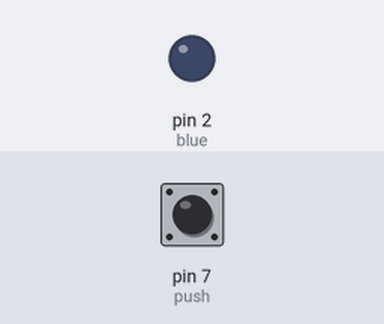
Simulated run of this sketch. Board: Arduino Uno, built with avr-gcc and run on an emulated ATmega328P. Parts: output pins drawn as LEDs (lit = HIGH). The inputs (shaded band) are chosen by the test bench; at power-on: pin 7 (push) LOW.

Above: at 1.2 s.
1.3 s: pin 7 (push) pulled HIGH for 1 s
At 2.1 s:
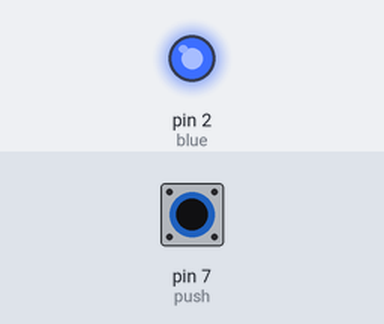
4.0 s: pin 7 (push) pulled HIGH for 3.2 s
At 8.2 s:
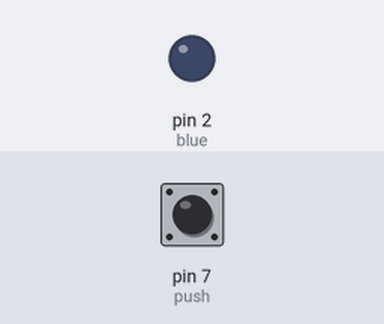
Timing chart, 0 to 9.7 s (numbered marks = the images above; inputs shaded):
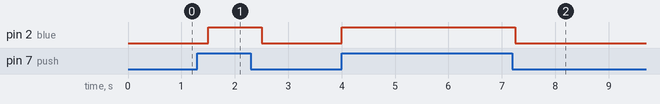

Measured:
- after the input at 1.3 s, pin 2 (blue): LOW → HIGH after 0.20 s, → LOW 1.0 s later
- after the input at 4.0 s, pin 2 (blue): LOW → HIGH at once, → LOW 3.3 s later

The sketch:

push_without_else.ino
```cpp
int blue=2 ;
int push=7;
void setup() {
  // put your setup code here, to run once:

pinMode(blue,OUTPUT);
pinMode(push,INPUT);
}
void loop() {
if(digitalRead(push)==HIGH)
{

digitalWrite(blue,HIGH);
}
 else if (digitalRead(push)==LOW)
 {
 digitalWrite(blue,LOW);
  }
// طلما مفيش elseهيفضل ينقذ اخر قيمه محتفظ بيه
delay(250);
}
```
